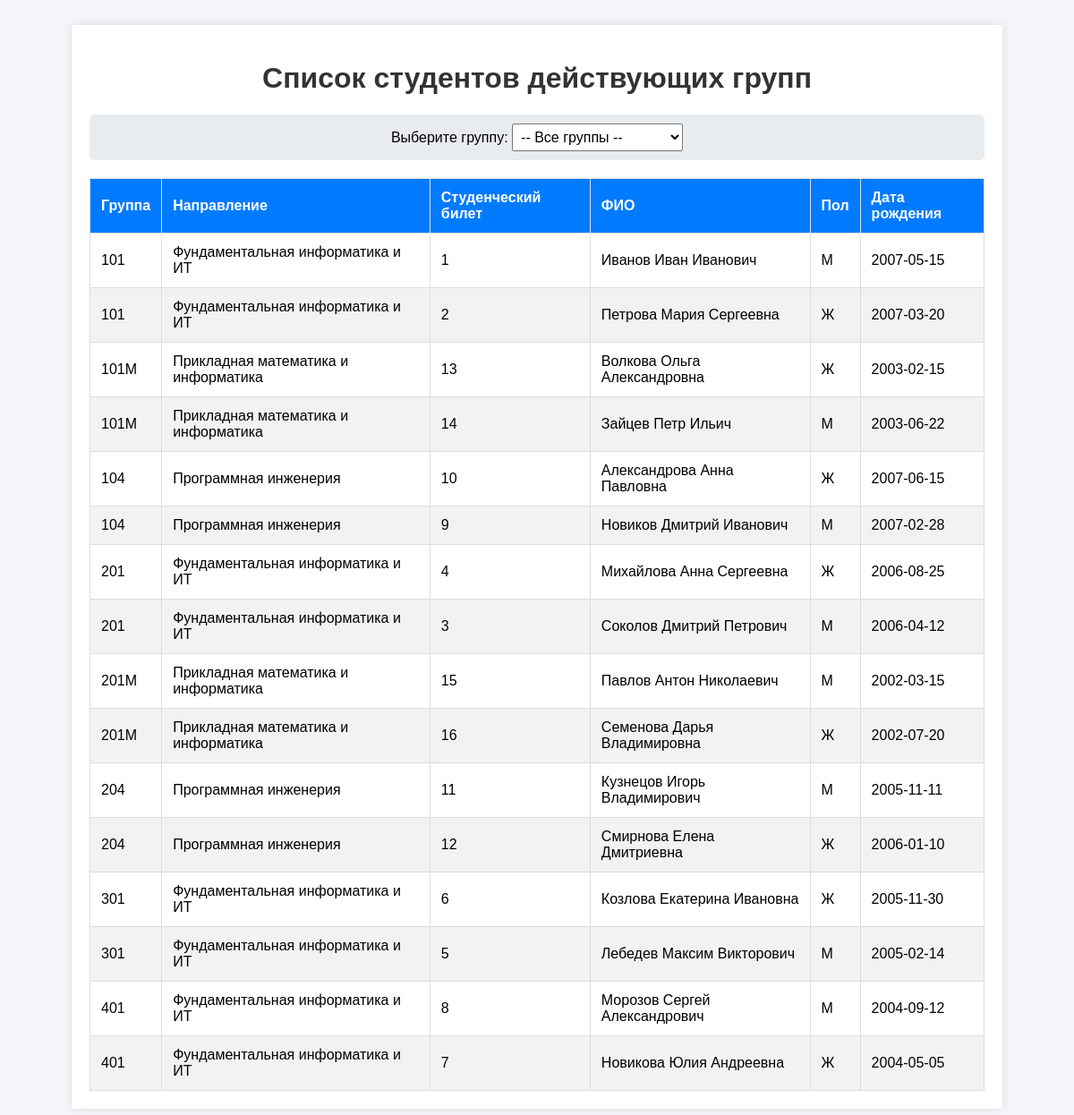
The page / on the database its author committed.
### tables this page shows
CREATE TABLE Students (
    id INTEGER PRIMARY KEY AUTOINCREMENT,
    full_name TEXT NOT NULL,
    birth_date DATE NOT NULL,
    gender TEXT CHECK(gender IN ('М', 'Ж')) NOT NULL,
    group_id INTEGER NOT NULL,
    FOREIGN KEY (group_id) REFERENCES Groups(id) ON DELETE CASCADE
);

CREATE TABLE Groups (
    id INTEGER PRIMARY KEY AUTOINCREMENT,
    name TEXT NOT NULL,
    admission_year INTEGER NOT NULL,
    direction_id INTEGER NOT NULL,
    FOREIGN KEY (direction_id) REFERENCES Directions(id) ON DELETE RESTRICT
);

CREATE TABLE Directions (
    id INTEGER PRIMARY KEY AUTOINCREMENT,
    name TEXT NOT NULL,
    degree TEXT CHECK(degree IN ('Бакалавриат', 'Магистратура')) NOT NULL,
    UNIQUE(name, degree)
);

### db.php (called while the page is built, shortened)
<?php
function getStudents(PDO $pdo, ?int $groupId = null): array {
    $currentYear = (int)date('Y');
    $sql = "
        SELECT
            s.id as ticket,
            s.full_name,
            s.birth_date,
            s.gender,
            g.id as group_id,
            g.name as group_name,
            g.admission_year,
            d.id as direction_id,
            d.name as direction
        FROM Students s
        JOIN Groups g ON s.group_id = g.id
        JOIN Directions d ON g.direction_id = d.id
    ";
    $sql .= " ORDER BY g.name ASC, s.full_name ASC";
    $stmt = $pdo->query($sql);
    $allStudents = $stmt->fetchAll();
    $activeStudents = [];
    foreach ($allStudents as $student) {
        $duration = ($student['direction_id'] <= 3) ? 4 : 2;
        $gradYear = $student['admission_year'] + $duration;
        if ($gradYear > $currentYear) {
            $activeStudents[] = $student;
        }
    }
    return $activeStudents;
}

### index.php (the view, shortened to what this page needs)
<?php
require_once 'db.php';
$pdo = getDbConnection();
$selectedGroupId = isset($_GET['group_id']) && $_GET['group_id'] !== '' ? (int)$_GET['group_id'] : null;
$students = getStudents($pdo, $selectedGroupId);
?>
<!DOCTYPE html>
<html lang="ru">
<head>
    <link rel="stylesheet" href="style.css">
</head>
<body>
<div class="container">
    <h1>Список студентов действующих групп</h1>
    <form action="index.php" method="GET" class="filter-form">
        <label for="group_select">Выберите группу:</label>
        <select name="group_id" id="group_select" onchange="this.form.submit()">
            <option value="">-- Все группы --</option>
        </select>
    </form>
    <table>
        <thead>
            <tr>
                <th>Группа</th>
                <th>Направление</th>
                <th>Студенческий билет</th>
                <th>ФИО</th>
                <th>Пол</th>
                <th>Дата рождения</th>
            </tr>
        </thead>
        <tbody>
            <?php if (empty($students)): ?>
                <tr>
                    <td colspan="6" style="text-align: center;">Студенты не найдены</td>
                </tr>
            <?php else: ?>
                <?php foreach ($students as $student): ?>
                    <tr>
                        <td><?= htmlspecialchars($student['group_name']) ?></td>
                        <td><?= htmlspecialchars($student['direction']) ?></td>
                        <td><?= htmlspecialchars($student['ticket']) ?></td>
                        <td><?= htmlspecialchars($student['full_name']) ?></td>
                        <td><?= htmlspecialchars($student['gender']) ?></td>
                        <td><?= htmlspecialchars($student['birth_date']) ?></td>
                    </tr>
                <?php endforeach; ?>
            <?php endif; ?>
        </tbody>
    </table>
</div>
</body>
</html>

### style.css (style rules this page uses)
body { font-family: Arial, sans-serif; background-color: #f4f4f9; padding: 20px; }
.container { max-width: 1000px; margin: 0 auto; background: white; padding: 20px; box-shadow: 0 0 10px rgba(0, 0, 0, 0.1); }
h1 { text-align: center; color: #333; }
.filter-form { margin-bottom: 20px; text-align: center; padding: 10px; background: #e9ecef; border-radius: 5px; }
select { padding: 5px; font-size: 16px; }
table { width: 100%; border-collapse: collapse; margin-top: 10px; }
th, td { padding: 12px; border: 1px solid #ddd; text-align: left; }
th { background-color: #007bff; color: white; }
tr:nth-child(even) { background-color: #f2f2f2; }

### rows shown on the page
students: group.name "101", directions.name "Фундаментальная информатика и ИТ", id "1", full_name "Иванов Иван Иванович", gender "М", birth_date "2007-05-15"
students: group.name "101", directions.name "Фундаментальная информатика и ИТ", id "2", full_name "Петрова Мария Сергеевна", gender "Ж", birth_date "2007-03-20"
students: group.name "101М", directions.name "Прикладная математика и информатика", id "13", full_name "Волкова Ольга Александровна", gender "Ж", birth_date "2003-02-15"
students: group.name "101М", directions.name "Прикладная математика и информатика", id "14", full_name "Зайцев Петр Ильич", gender "М", birth_date "2003-06-22"
students: group.name "104", directions.name "Программная инженерия", id "10", full_name "Александрова Анна Павловна", gender "Ж", birth_date "2007-06-15"
students: group.name "104", directions.name "Программная инженерия", id "9", full_name "Новиков Дмитрий Иванович", gender "М", birth_date "2007-02-28"
students: group.name "201", directions.name "Фундаментальная информатика и ИТ", id "4", full_name "Михайлова Анна Сергеевна", gender "Ж", birth_date "2006-08-25"
students: group.name "201", directions.name "Фундаментальная информатика и ИТ", id "3", full_name "Соколов Дмитрий Петрович", gender "М", birth_date "2006-04-12"
students: group.name "201М", directions.name "Прикладная математика и информатика", id "15", full_name "Павлов Антон Николаевич", gender "М", birth_date "2002-03-15"
students: group.name "201М", directions.name "Прикладная математика и информатика", id "16", full_name "Семенова Дарья Владимировна", gender "Ж", birth_date "2002-07-20"
students: group.name "204", directions.name "Программная инженерия", id "11", full_name "Кузнецов Игорь Владимирович", gender "М", birth_date "2005-11-11"
students: group.name "204", directions.name "Программная инженерия", id "12", full_name "Смирнова Елена Дмитриевна", gender "Ж", birth_date "2006-01-10"
students: group.name "301", directions.name "Фундаментальная информатика и ИТ", id "6", full_name "Козлова Екатерина Ивановна", gender "Ж", birth_date "2005-11-30"
students: group.name "301", directions.name "Фундаментальная информатика и ИТ", id "5", full_name "Лебедев Максим Викторович", gender "М", birth_date "2005-02-14"
students: group.name "401", directions.name "Фундаментальная информатика и ИТ", id "8", full_name "Морозов Сергей Александрович", gender "М", birth_date "2004-09-12"
students: group.name "401", directions.name "Фундаментальная информатика и ИТ", id "7", full_name "Новикова Юлия Андреевна", gender "Ж", birth_date "2004-05-05"
